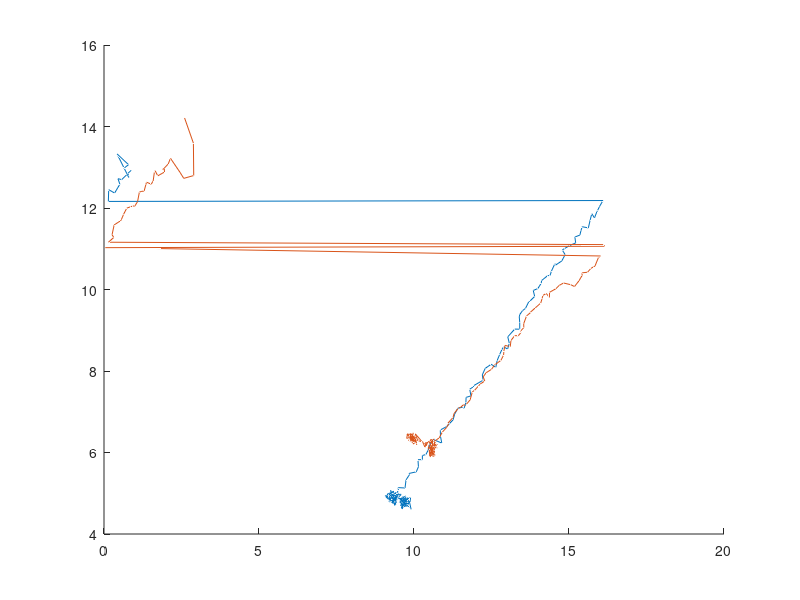

Here is the MATLAB script that generated this plot:
%% Plot energies
close all;
clear all;

data = load('energy.dat');

t = data(:,1);
figure(1);
hold on;

X1 = data(:,7:9);
X2 = data(:,10:12);

plot3(X1(5:end,1), X1(5:end,2), X1(5:end,3));
plot3(X2(5:end,1), X2(5:end,2), X2(5:end,3));
hold off;